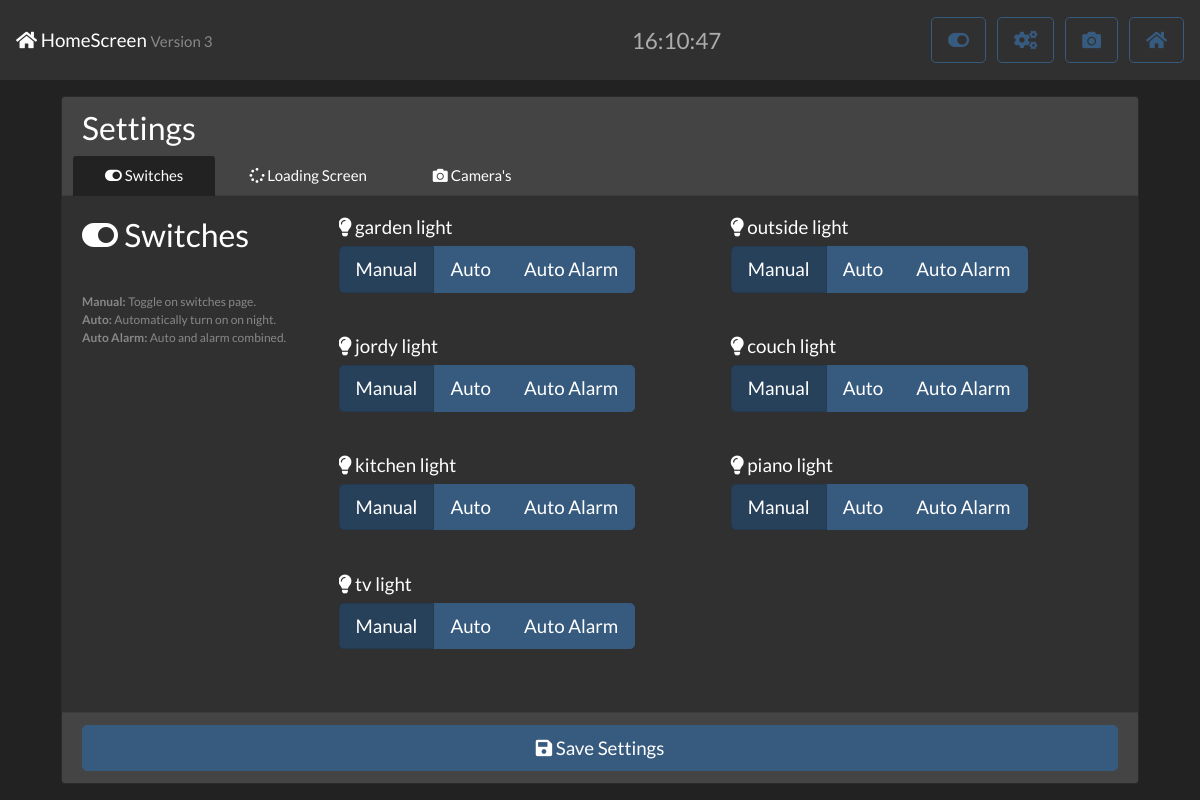
The app's page /settings.php, older data.
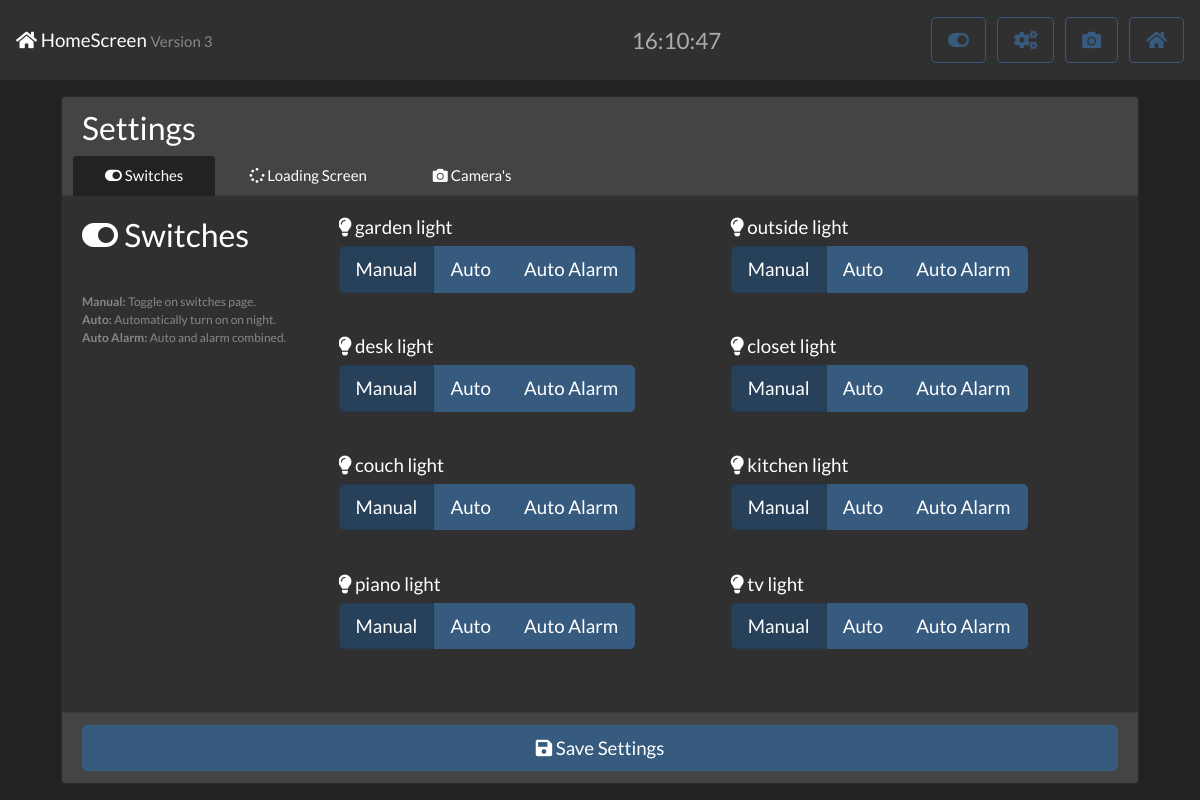
The same page, newer data.
### tables this page shows
CREATE TABLE switches (
  location VARCHAR(30),
  type VARCHAR(30),
  status BIT,
  value VARCHAR(10),
  on_code SMALLINT,
  off_code SMALLINT
);

### settings.php (the view, shortened to what this page needs)
<?php include "templates/header.php"; ?>
    <main class="container">
        <form method="POST" action="saveSettings.php" class="card">
            <div class="card-header"><h3>Settings</h3>
                <ul class="nav nav-tabs card-header-tabs" id="settings-list" role="tablist">
                    <li class="nav-item">
                        <a class="nav-link active" href="#lights" role="tab" aria-controls="description" aria-selected="true"><i class="fas fa-toggle-on"></i> Switches</a>
                    </li>
                    <li class="nav-item">
                        <a class="nav-link"  href="#loading_screen" role="tab" aria-controls="history" aria-selected="false"><i class="fas fa-spinner"></i> Loading Screen</a>
                    </li>
                    <li class="nav-item">
                        <a class="nav-link" href="#cams" role="tab" aria-controls="deals" aria-selected="false"><i class="fas fa-camera"></i> Camera's</a>
                    </li>
                </ul>
            </div>
            <div class="card-body">
                <div class="tab-content h-100">
                    <div class="tab-pane active h-100" id="lights" role="tabpanel">
                        <div class="form-row h-100">
                            <div class="col-3 h-100">
                                <h3 class="card-title"><i class="fas fa-toggle-on"></i> Switches</h3>
                                <br>
                                <small class="form-text text-muted">
                                    <b>Manual: </b>Toggle on switches page.<br>
                                    <b>Auto: </b>Automatically turn on on night.<br>
                                    <b>Auto Alarm: </b>Auto and alarm combined.<br>
                                </small>
                            </div>
                            <div class="col h-100 d-flex flex-wrap overflow-auto">
                                <?php
                                $sql = "SELECT * FROM switches";
                                $sth = $db->prepare($sql);
                                $sth->execute();
                                while ($row = $sth->fetch()) {
                                        echo '
                                            <div class="form-group mr-auto">
                                            <h5>' . (($row["type"] == "light")?'<i class="fas fa-lightbulb"></i> ':"") . $row["location"] . " " . $row["type"] . '</h5>
                                            <div class="btn-group btn-group-toggle" data-toggle="buttons">
                                            <label class="btn btn-lg btn-primary' . (($row["value"] == "manual")?' active':"") . '">
                                            <input type="radio" name="' . $row["location"] . '"' . (($row["value"] == "manual")?' checked="" ':"") . 'value="manual" autocomplete="off"> Manual
                                            </label>
                                            <label class="btn btn-lg btn-primary' . (($row["value"] == "auto")?' active':"") . '">
                                            <input type="radio" name="' . $row["location"] . '"' . (($row["value"] == "auto")?' checked="" ':"") . 'value="auto" autocomplete="off"> Auto
                                            </label>
                                            <label class="btn btn-lg btn-primary' . (($row["value"] == "auto_alarm")?' active':"") . '">
                                            <input type="radio" name="' . $row["location"] . '"' . (($row["value"] == "auto_alarm")?' checked="" ':"") . 'value="auto_alarm" autocomplete="off"> Auto Alarm
                                            </label></div></div>';
                                    }
                                ?>
                            </div>
                        </div>
                    </div>
                </div>
            </div>
            <div class="card-footer">
                <button type="submit" class="btn btn-block btn-lg btn-primary"><i class="fas fa-save"></i> Save Settings</button>
            </div>
        </form>
    </main>
</body>
</html>

### templates/header.php (shortened to what this page needs)
<!DOCTYPE html>
<html lang="en">
<head>
    <link rel="stylesheet" href="css/bootstrap.min.css">
    <link rel="stylesheet" href="css/bootstrap-select.css">
    <link rel="stylesheet" href="https://use.fontawesome.com/releases/v5.7.0/css/all.css"
>
</head>
<body id="body" class="overflow-hidden" style="padding-top: 10vh;">
    <?php if (!strpos($_SERVER['PHP_SELF'], 'alarm.php') && !strpos($_SERVER['PHP_SELF'], 'arm.php') && !strpos($_SERVER['PHP_SELF'], 'unarm.php')) { ?>
        <header>
            <nav style="height: 10vh;" class="navbar fixed-top navbar-expand-lg navbar-dark bg-dark justify-content-between overflow-hidden">
                <h3><a href="index.php" class="navbar-brand"><i class="fas fa-home"></i> HomeScreen <small class="text-muted">Version 3</small></a></h3>
                <div id="clock" class="navbar-text h4 m-0"></div>
                <div>
                    <a role="button" href="switches.php" class="btn btn-outline-primary btn-lg ml-2"><i class="fas fa-toggle-on"></i></a>
                    <a role="button" href="settings.php" class="btn btn-outline-primary btn-lg ml-2"><i class="fas fa-cogs"></i></a>
                    <a role="button" href="cams.php" class="btn btn-outline-primary btn-lg ml-2"><i class="fas fa-camera"></i></a>
                    <a role="button" href="index.php" class="btn btn-outline-primary btn-lg ml-2"><i class="fas fa-home"></i></a>
                </div>
            </nav>
        </header>
    <?php } ?>

Row changes from the older to the newer data that the page shows:
removed switches: location "jordy", type "light"
added switches: location "desk", type "light"
added switches: location "closet", type "light"
